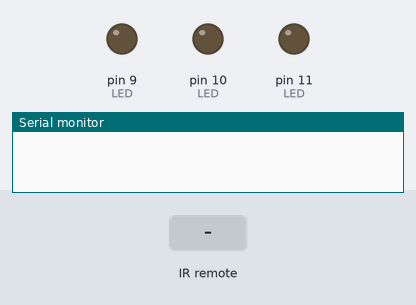
The sketch below on a simulated Arduino Uno, built with avr-gcc and run on an emulated ATmega328P. Shown: output pins drawn as LEDs (lit = HIGH), the last lines printed to the serial monitor. Inputs (shaded band) come from the test bench.

Above: at 1.2 s.
1.3 s: infrared code 0x2FD807F received
At 2.5 s:
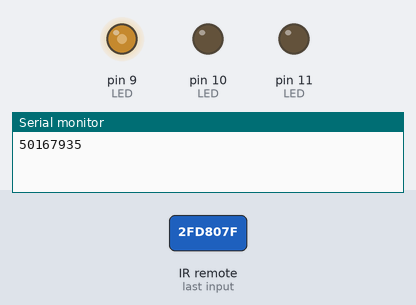
2.8 s: infrared code 0x2FD40BF received
At 3.3 s:
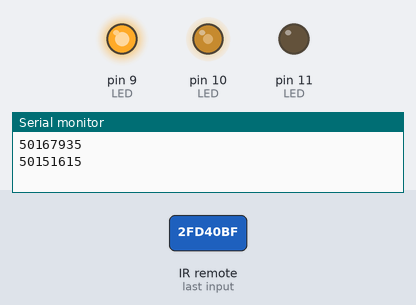
4.3 s: infrared code 0x2FDC03F received
At 4.9 s:
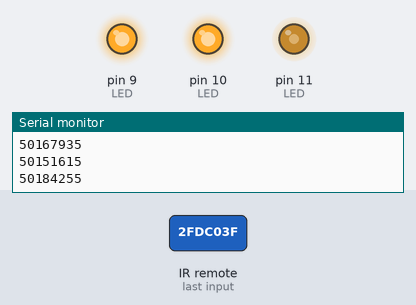
5.8 s: infrared code 0x2FD48B7 received
At 6.8 s:
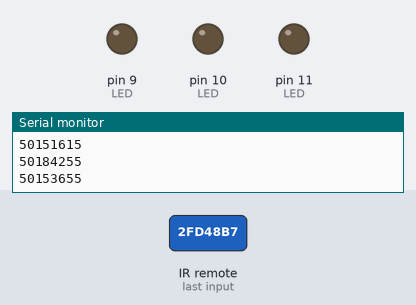
7.3 s: infrared code 0x2FD807F received
At 8.4 s:
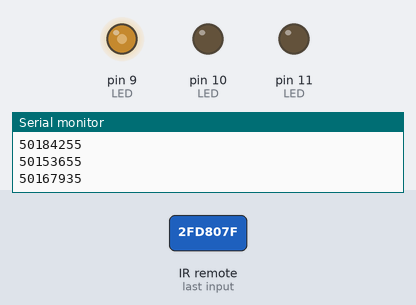
8.8 s: infrared code 0x2FD40BF received
At 10.3 s:
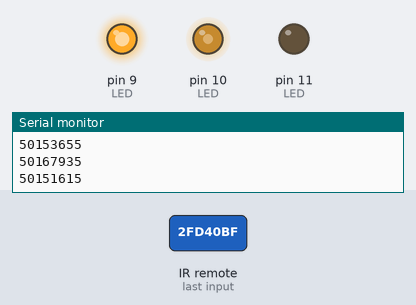
Timing chart, 0 to 11.3 s (numbered marks = the images above; inputs shaded):
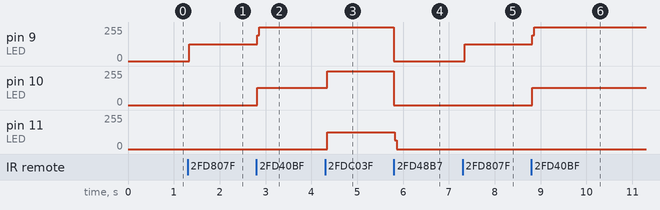

The sketch:

Pilot.ino
```cpp
// Zadanie pilot
// podłączamy diodę RGB, odbiornik podczerwieni. Pilota trzymamy w ręce
// jeżeli nie będzie biblioteki to można ją ściągnąć tutaj: https://github.com/shirriff/Arduino-IRremote
// mogą powstać różne błędy, więc trzeba przytrzymywać przycisk pilota aby arduino zdążyło odczytać 2 kody.

#include <IRremote.h>      // musimy dać tą bibliotekę

IRrecv irrecv(12);         // podłączenie odbiornika IR
decode_results results;
unsigned long kod;         // to kod który wysyła pilot jak naciśniemy przycisk

int red, green, blue;      // zmienne trzymające stan LED'a

void setup()
{
  Serial.begin(9600);    // odczytujemy kod pilota w terminalu, bardzo potrzebne
  irrecv.enableIRIn();
  pinMode (9, OUTPUT);   // LED
  pinMode (10, OUTPUT);  // LED
  pinMode (11, OUTPUT);  // LED
}

void loop() {
  if (irrecv.decode(&results)) {
    kod = results.value, DEC;
    irrecv.resume();
    Serial.println(results.value);          // w terminalu będą drukowane 2 wartości, nas obchodzi tylko ta pierwsza (to zależy od użytego pilota)
  }
  redf();                                   // każdy przycisk jest przypisany osobnej funkcji
  greenf();
  bluef();
  killall();
}

void redf(){
  if(kod == 50167935){          // inna wartość dla innego przycisku
    if (red == 1){
      red = 0;
    }
    else{
      red = 1;
    }
  }
  digitalWrite(9, red);
}

void greenf(){
  if(kod == 50151615){          // inna wartość dla innego przycisku
    if (green == 1){
      green = 0;
    }
    else{
      green = 1;
    }
  }
  digitalWrite(10, green);
}

void bluef(){
  if(kod == 50184255 ){          // inna wartość dla innego przycisku
    if (blue == 1){
      blue = 0;
    }
    else{
      blue = 1;
    }
  }
  digitalWrite(11, blue);
}

void killall(){                 // wyłączenie świecenia
  if(kod == 50153655){          // inna wartość dla innego przycisku
    blue = 0, red = 0, green = 0;
  }
}
```

Measured:
- after the input at 1.3 s, pin 9 (LED): 0/255 → 127/255 at once
- after the input at 2.8 s, pin 9 (LED): 127/255 → 255/255 at once; pin 10 (LED): 0/255 → 128/255 at once
- after the input at 4.3 s, pin 10 (LED): 128/255 → 255/255 at once; pin 11 (LED): 0/255 → 127/255 at once
- after the input at 5.8 s, pin 9 (LED), pin 10 (LED): 255/255 → 0/255 at once; pin 11 (LED): 127/255 → 0/255 at once
- after the input at 7.3 s, pin 9 (LED): 0/255 → 127/255 at once
- after the input at 8.8 s, pin 9 (LED): 127/255 → 255/255 at once; pin 10 (LED): 0/255 → 128/255 at once
